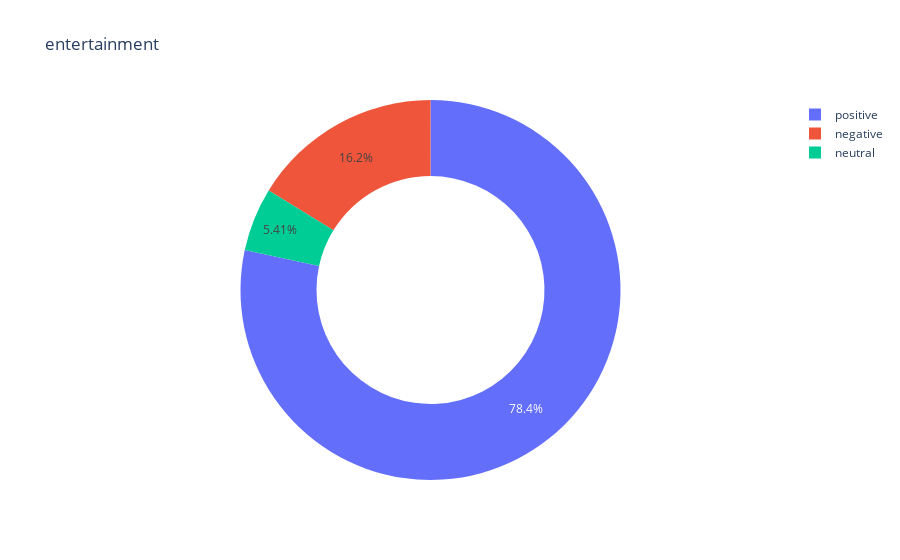

Source (notebook cell):
### Markdown cell above
Majority of customers (i.e. 55.9% of total) give negative review about time puncuality of the flight. This is a concerning issue and airline must be taken this into consideration in order to increase its customer reach and business.

### Code cell
data = df[df['predicted_labels']== labels[1]]
plot_data(data,labels[1])

### Figure 1 — Plotly figure (JSON) as saved in the notebook; plotly's stock layout.template omitted (floating-point values rounded to 4 significant figures)
{"data": [{"domain": {"x": [0, 1], "y": [0, 1]}, "hole": 0.6, "hovertemplate": "label=%{label}<br>value=%{value}<extra></extra>", "labels": ["negative", "neutral", "positive"], "legendgroup": "", "name": "", "showlegend": true, "type": "pie", "values": [6, 2, 29]}], "layout": {"legend": {"tracegroupgap": 0}, "title": {"text": "entertainment"}}}
